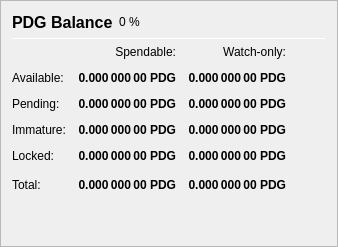
                   <widget class="QFrame" name="frame_Balances">
                    <property name="frameShape">
                     <enum>QFrame::StyledPanel</enum>
                    </property>
                    <property name="frameShadow">
                     <enum>QFrame::Raised</enum>
                    </property>
                    <layout class="QVBoxLayout" name="verticalLayout_4">
                     <item>
                      <layout class="QHBoxLayout" name="horizontalLayout_4">
                       <item>
                        <widget class="QLabel" name="label_5">
                         <property name="minimumSize">
                          <size>
                           <width>0</width>
                           <height>20</height>
                          </size>
                         </property>
                         <property name="font">
                          <font>
                           <pointsize>12</pointsize>
                           <weight>75</weight>
                           <bold>true</bold>
                          </font>
                         </property>
                         <property name="text">
                          <string>PDG Balance</string>
                         </property>
                        </widget>
                       </item>
                       <item>
                        <widget class="QLabel" name="labelPIVPercent">
                         <property name="text">
                          <string notr="true">0 %</string>
                         </property>
                        </widget>
                       </item>
                       <item>
                        <spacer name="horizontalSpacer_3">
                         <property name="orientation">
                          <enum>Qt::Horizontal</enum>
                         </property>
                         <property name="sizeHint" stdset="0">
                          <size>
                           <width>40</width>
                           <height>20</height>
                          </size>
                         </property>
                        </spacer>
                       </item>
                      </layout>
                     </item>
                     <item>
                      <widget class="Line" name="line_Balance">
                       <property name="minimumSize">
                        <size>
                         <width>0</width>
                         <height>1</height>
                        </size>
                       </property>
                       <property name="maximumSize">
                        <size>
                         <width>16777215</width>
                         <height>1</height>
                        </size>
                       </property>
                       <property name="orientation">
                        <enum>Qt::Horizontal</enum>
                       </property>
                      </widget>
                     </item>
                     <item>
                      <layout class="QGridLayout" name="gridLayout">
                       <property name="spacing">
                        <number>12</number>
                       </property>
                       <item row="0" column="1">
                        <widget class="QLabel" name="labelSpendable">
                         <property name="text">
                          <string>Spendable:</string>
                         </property>
                         <property name="alignment">
                          <set>Qt::AlignRight|Qt::AlignTrailing|Qt::AlignVCenter</set>
                         </property>
                        </widget>
                       </item>
                       <item row="0" column="2">
                        <widget class="QLabel" name="labelWatchonly">
                         <property name="text">
                          <string>Watch-only:</string>
                         </property>
                         <property name="alignment">
                          <set>Qt::AlignRight|Qt::AlignTrailing|Qt::AlignVCenter</set>
                         </property>
                        </widget>
                       </item>
                       <item row="1" column="0">
                        <widget class="QLabel" name="labelBalanceText">
                         <property name="text">
                          <string>Available:</string>
                         </property>
                        </widget>
                       </item>
                       <item row="1" column="1">
                        <widget class="QLabel" name="labelBalance">
                         <property name="font">
                          <font>
                           <weight>75</weight>
                           <bold>true</bold>
                          </font>
                         </property>
                         <property name="cursor">
                          <cursorShape>IBeamCursor</cursorShape>
                         </property>
                         <property name="toolTip">
                          <string>Your current spendable balance</string>
                         </property>
                         <property name="text">
                          <string notr="true">0.000 000 00 PDG</string>
                         </property>
                         <property name="alignment">
                          <set>Qt::AlignRight|Qt::AlignTrailing|Qt::AlignVCenter</set>
                         </property>
                         <property name="textInteractionFlags">
                          <set>Qt::LinksAccessibleByMouse|Qt::TextSelectableByKeyboard|Qt::TextSelectableByMouse</set>
                         </property>
                        </widget>
                       </item>
                       <item row="1" column="2">
                        <widget class="QLabel" name="labelWatchAvailable">
                         <property name="font">
                          <font>
                           <weight>75</weight>
                           <bold>true</bold>
                          </font>
                         </property>
                         <property name="cursor">
                          <cursorShape>IBeamCursor</cursorShape>
                         </property>
                         <property name="toolTip">
                          <string>Your current balance in watch-only addresses</string>
                         </property>
                         <property name="text">
                          <string notr="true">0.000 000 00 PDG</string>
                         </property>
                         <property name="alignment">
                          <set>Qt::AlignRight|Qt::AlignTrailing|Qt::AlignVCenter</set>
                         </property>
                         <property name="textInteractionFlags">
                          <set>Qt::LinksAccessibleByMouse|Qt::TextSelectableByKeyboard|Qt::TextSelectableByMouse</set>
                         </property>
                        </widget>
                       </item>
                       <item row="2" column="0">
                        <widget class="QLabel" name="labelPendingText">
                         <property name="text">
                          <string>Pending:</string>
                         </property>
                        </widget>
                       </item>
                       <item row="2" column="1">
                        <widget class="QLabel" name="labelUnconfirmed">
                         <property name="font">
                          <font>
                           <weight>75</weight>
                           <bold>true</bold>
                          </font>
                         </property>
                         <property name="cursor">
                          <cursorShape>IBeamCursor</cursorShape>
                         </property>
                         <property name="toolTip">
                          <string>Total of transactions that have yet to be confirmed, and do not yet count toward the spendable balance</string>
                         </property>
                         <property name="text">
                          <string notr="true">0.000 000 00 PDG</string>
                         </property>
                         <property name="alignment">
                          <set>Qt::AlignRight|Qt::AlignTrailing|Qt::AlignVCenter</set>
                         </property>
                         <property name="textInteractionFlags">
                          <set>Qt::LinksAccessibleByMouse|Qt::TextSelectableByKeyboard|Qt::TextSelectableByMouse</set>
                         </property>
                        </widget>
                       </item>
                       <item row="2" column="2">
                        <widget class="QLabel" name="labelWatchPending">
                         <property name="font">
                          <font>
                           <weight>75</weight>
                           <bold>true</bold>
                          </font>
                         </property>
                         <property name="cursor">
                          <cursorShape>IBeamCursor</cursorShape>
                         </property>
                         <property name="toolTip">
                          <string>Unconfirmed transactions to watch-only addresses</string>
                         </property>
                         <property name="text">
                          <string notr="true">0.000 000 00 PDG</string>
                         </property>
                         <property name="alignment">
                          <set>Qt::AlignRight|Qt::AlignTrailing|Qt::AlignVCenter</set>
                         </property>
                         <property name="textInteractionFlags">
                          <set>Qt::LinksAccessibleByMouse|Qt::TextSelectableByKeyboard|Qt::TextSelectableByMouse</set>
                         </property>
                        </widget>
                       </item>
                       <item row="3" column="0">
                        <widget class="QLabel" name="labelImmatureText">
                         <property name="text">
                          <string>Immature:</string>
                         </property>
                        </widget>
                       </item>
                       <item row="3" column="1">
                        <widget class="QLabel" name="labelImmature">
                         <property name="font">
                          <font>
                           <weight>75</weight>
                           <bold>true</bold>
                          </font>
                         </property>
                         <property name="cursor">
                          <cursorShape>IBeamCursor</cursorShape>
                         </property>
                         <property name="toolTip">
                          <string>Staked or masternode rewards that has not yet matured</string>
                         </property>
                         <property name="text">
                          <string notr="true">0.000 000 00 PDG</string>
                         </property>
                         <property name="alignment">
                          <set>Qt::AlignRight|Qt::AlignTrailing|Qt::AlignVCenter</set>
                         </property>
                         <property name="textInteractionFlags">
                          <set>Qt::LinksAccessibleByMouse|Qt::TextSelectableByKeyboard|Qt::TextSelectableByMouse</set>
                         </property>
                        </widget>
                       </item>
                       <item row="3" column="2">
                        <widget class="QLabel" name="labelWatchImmature">
                         <property name="font">
                          <font>
                           <weight>75</weight>
                           <bold>true</bold>
                          </font>
                         </property>
                         <property name="cursor">
                          <cursorShape>IBeamCursor</cursorShape>
                         </property>
                         <property name="toolTip">
                          <string>Staked or masternode rewards in watch-only addresses that has not yet matured</string>
                         </property>
                         <property name="text">
                          <string notr="true">0.000 000 00 PDG</string>
                         </property>
                         <property name="alignment">
                          <set>Qt::AlignRight|Qt::AlignTrailing|Qt::AlignVCenter</set>
                         </property>
                         <property name="textInteractionFlags">
                          <set>Qt::LinksAccessibleByMouse|Qt::TextSelectableByKeyboard|Qt::TextSelectableByMouse</set>
                         </property>
                        </widget>
                       </item>
                       <item row="4" column="0">
                        <widget class="QLabel" name="labelLockedBalanceText">
                         <property name="toolTip">
                          <string>Locked PDG or Masternode collaterals. These are excluded from zPDG minting.</string>
                         </property>
                         <property name="text">
                          <string>Locked:</string>
                         </property>
                        </widget>
                       </item>
                       <item row="4" column="1">
                        <widget class="QLabel" name="labelLockedBalance">
                         <property name="font">
                          <font>
                           <weight>75</weight>
                           <bold>true</bold>
                          </font>
                         </property>
                         <property name="cursor">
                          <cursorShape>IBeamCursor</cursorShape>
                         </property>
                         <property name="toolTip">
                          <string>Locked PDG or Masternode collaterals. These are excluded from zPDG minting.</string>
                         </property>
                         <property name="text">
                          <string notr="true">0.000 000 00 PDG</string>
                         </property>
                         <property name="alignment">
                          <set>Qt::AlignRight|Qt::AlignTrailing|Qt::AlignVCenter</set>
                         </property>
                         <property name="textInteractionFlags">
                          <set>Qt::LinksAccessibleByMouse|Qt::TextSelectableByKeyboard|Qt::TextSelectableByMouse</set>
                         </property>
                        </widget>
                       </item>
                       <item row="4" column="2">
                        <widget class="QLabel" name="labelWatchLocked">
                         <property name="font">
                          <font>
                           <weight>75</weight>
                           <bold>true</bold>
                          </font>
                         </property>
                         <property name="cursor">
                          <cursorShape>IBeamCursor</cursorShape>
                         </property>
                         <property name="toolTip">
                          <string>Current locked balance in watch-only addresses</string>
                         </property>
                         <property name="text">
                          <string notr="true">0.000 000 00 PDG</string>
                         </property>
                         <property name="alignment">
                          <set>Qt::AlignRight|Qt::AlignTrailing|Qt::AlignVCenter</set>
                         </property>
                         <property name="textInteractionFlags">
                          <set>Qt::LinksAccessibleByMouse|Qt::TextSelectableByKeyboard|Qt::TextSelectableByMouse</set>
                         </property>
                        </widget>
                       </item>
                       <item row="5" column="0">
                        <widget class="QLabel" name="labelTotalText">
                         <property name="toolTip">
                          <string>Your current PDG balance, unconfirmed and immature transactions included</string>
                         </property>
                         <property name="text">
                          <string>Total:</string>
                         </property>
                        </widget>
                       </item>
                       <item row="5" column="1">
                        <widget class="QLabel" name="labelTotal">
                         <property name="font">
                          <font>
                           <weight>75</weight>
                           <bold>true</bold>
                          </font>
                         </property>
                         <property name="cursor">
                          <cursorShape>IBeamCursor</cursorShape>
                         </property>
                         <property name="toolTip">
                          <string>Your current PDG balance, unconfirmed and immature transactions included</string>
                         </property>
                         <property name="text">
                          <string notr="true">0.000 000 00 PDG</string>
                         </property>
                         <property name="alignment">
                          <set>Qt::AlignRight|Qt::AlignTrailing|Qt::AlignVCenter</set>
                         </property>
                         <property name="textInteractionFlags">
                          <set>Qt::LinksAccessibleByMouse|Qt::TextSelectableByKeyboard|Qt::TextSelectableByMouse</set>
                         </property>
                        </widget>
                       </item>
                       <item row="5" column="2">
                        <widget class="QLabel" name="labelWatchTotal">
                         <property name="font">
                          <font>
                           <weight>75</weight>
                           <bold>true</bold>
                          </font>
                         </property>
                         <property name="cursor">
                          <cursorShape>IBeamCursor</cursorShape>
                         </property>
                         <property name="toolTip">
                          <string>Current total balance in watch-only addresses</string>
                         </property>
                         <property name="text">
                          <string notr="true">0.000 000 00 PDG</string>
                         </property>
                         <property name="alignment">
                          <set>Qt::AlignRight|Qt::AlignTrailing|Qt::AlignVCenter</set>
                         </property>
                         <property name="textInteractionFlags">
                          <set>Qt::LinksAccessibleByMouse|Qt::TextSelectableByKeyboard|Qt::TextSelectableByMouse</set>
                         </property>
                        </widget>
                       </item>
                       <item row="5" column="3">
                        <spacer name="horizontalSpacer_9">
                         <property name="orientation">
                          <enum>Qt::Horizontal</enum>
                         </property>
                         <property name="sizeHint" stdset="0">
                          <size>
                           <width>40</width>
                           <height>20</height>
                          </size>
                         </property>
                        </spacer>
                       </item>
                      </layout>
                     </item>
                     <item>
                      <spacer name="verticalSpacer_3">
                       <property name="orientation">
                        <enum>Qt::Vertical</enum>
                       </property>
                       <property name="sizeHint" stdset="0">
                        <size>
                         <width>20</width>
                         <height>40</height>
                        </size>
                       </property>
                      </spacer>
                     </item>
                    </layout>
                   </widget>
